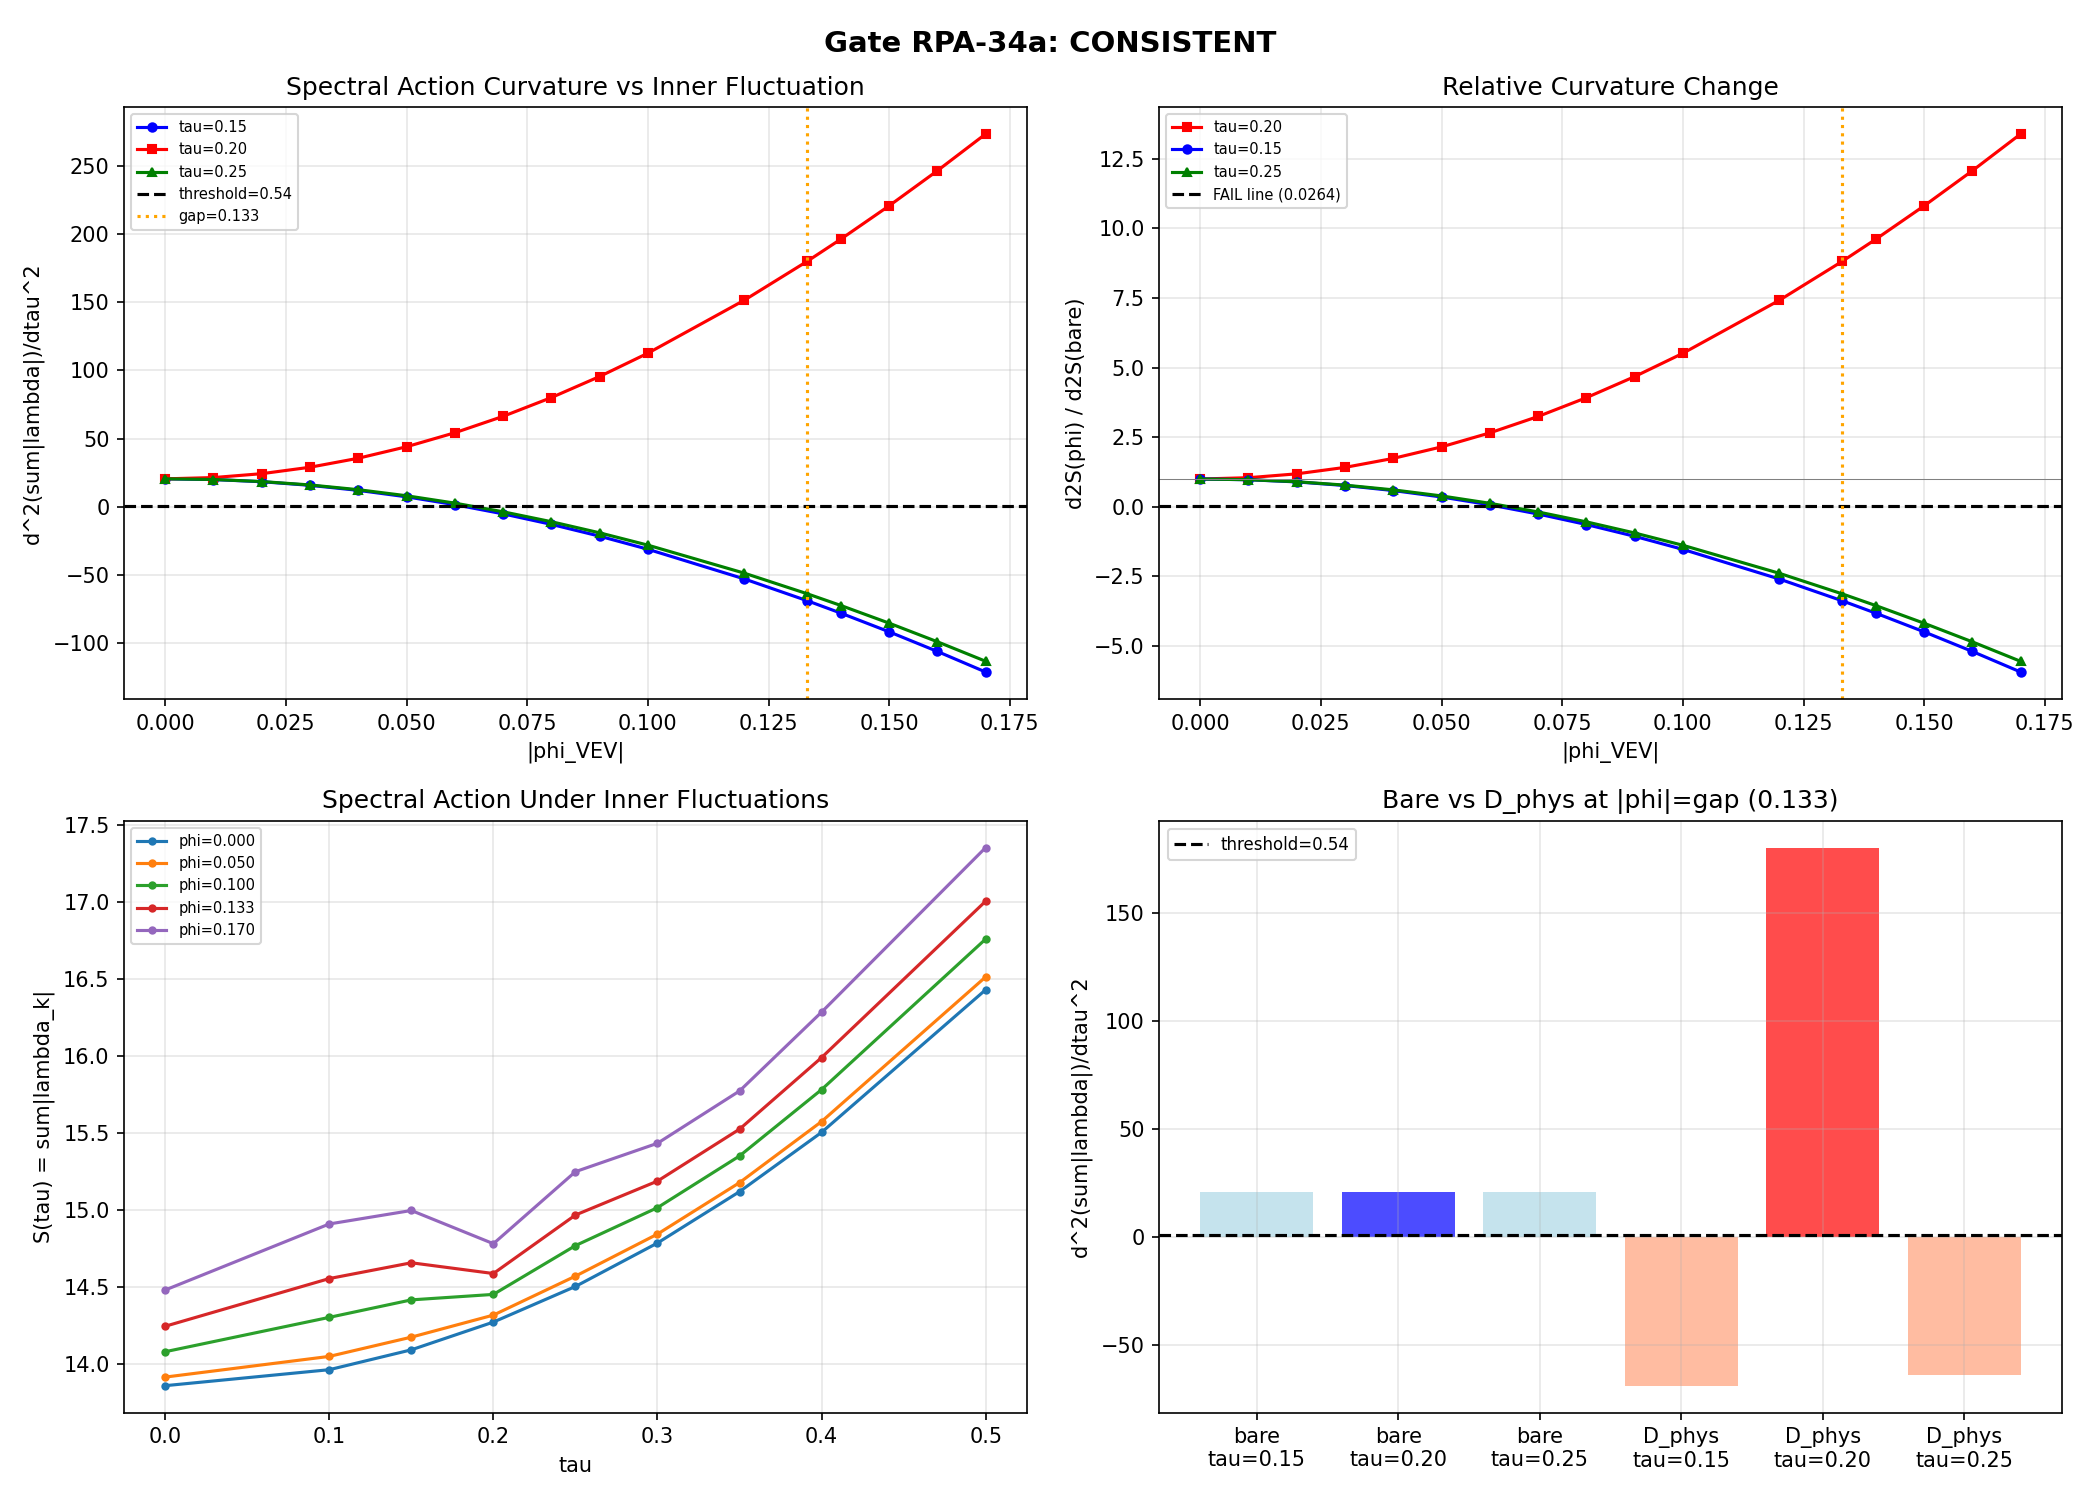

This chart was generated by the following Python code:
"""
Session 34a: RPA-34a -- Spectral Action Curvature Under D_phys
=============================================================
Gate RPA-34a (diagnostic): Does the spectral action curvature
d^2(sum|lambda_k|)/dtau^2 remain above threshold 0.54 when eigenvalues
come from D_phys = D_K + phi + J*phi*J^{-1} instead of bare D_K?

RPA-32b baseline (bare D_K):
  d2S_abs(tau=0.15) = 20.46, d2S_abs(tau=0.20) = 20.43, d2S_abs(tau=0.25) = 20.45
  chi_pass_threshold = 0.54
  Margin: ~38x at tau=0.20

Method:
  1. Construct D_phys at each tau using worst-case phi direction (H_j from 34a-1)
  2. Diagonalize to get all 16 eigenvalues at each (tau, phi_VEV) point
  3. Compute S(tau; phi) = sum_k |lambda_k(tau; phi)|
  4. Compute d^2S/dtau^2 by central finite difference (same as s32b_rpa1_thouless.py)
  5. Sweep phi_VEV from 0 to 0.17 (max surviving amplitude from 34a-1)

MANDATORY CROSS-CHECK: At phi=0, must reproduce bare d2S_abs values.

Gate condition:
  CONSISTENT: d2S > 0.54 at |phi| = gap_{B2-B3} = 0.133
  CHALLENGE:  d2S < 0.54 at |phi| = gap

Author: bap (baptista-spacetime-analyst), Session 34a
Date: 2026-03-06
"""

import os
import sys
import time
import numpy as np
from numpy.linalg import eigh
import matplotlib
matplotlib.use('Agg')
import matplotlib.pyplot as plt

SCRIPT_DIR = os.path.dirname(os.path.abspath(__file__))
t0 = time.time()

# Add parent for tier1 import
sys.path.insert(0, SCRIPT_DIR)

# ======================================================================
#  Constants
# ======================================================================

TAU_VALUES = np.array([0.0, 0.10, 0.15, 0.20, 0.25, 0.30, 0.35, 0.40, 0.50])
# Evaluation points for curvature (need +-1 neighbors for central diff)
EVAL_TAUS = [0.15, 0.20, 0.25]  # tau indices 2, 3, 4 (same as RPA-32b)
CHI_PASS = 0.54

# Phi amplitudes to sweep
PHI_AMPS = np.concatenate([
    np.linspace(0, 0.10, 11),
    np.array([0.12, 0.133, 0.14, 0.15, 0.16, 0.17])
])
PHI_AMPS = np.unique(PHI_AMPS)

GAP_B2_B3 = 0.133  # From 34a-1

# ======================================================================
#  D_phys Construction (reused from s34a_dphys_fold.py)
# ======================================================================

def build_J_operator(gammas):
    """Build J = C2*conj for KO-dim 0. C2 = gamma_1*gamma_3*gamma_5*gamma_7."""
    C2 = gammas[0] @ gammas[2] @ gammas[4] @ gammas[6]
    err_sq = np.max(np.abs(C2 @ C2 - np.eye(16)))
    assert err_sq < 1e-13, f"C2^2 != +I, err = {err_sq}"
    return C2


def apply_J_to_matrix(C2, M):
    """Compute J M J^{-1} for linear M. J(v) = C2 conj(v), C2 real, C2^2=I."""
    return C2 @ np.conj(M) @ C2


def flat_idx(row, col):
    """4x4 -> flat 16 (Baptista convention)."""
    if row == 0 and col == 0:
        return 0
    elif row == 0:
        return col
    elif col == 0:
        return row + 3
    else:
        return 7 + 3 * (row - 1) + (col - 1)


def build_AF_gen_16(L_4x4, R_4x4):
    """16x16 A_F generator from left/right 4x4 actions."""
    gen = np.zeros((16, 16), dtype=complex)
    for i in range(4):
        for j in range(4):
            fi = flat_idx(i, j)
            for k in range(4):
                for ll in range(4):
                    fk = flat_idx(k, ll)
                    gen[fi, fk] = L_4x4[i, k] * R_4x4[ll, j]
    return gen


def build_AF_generators():
    """Build A_F = C + H + M_3(C) generators on C^16."""
    gens = []

    # C: Im(lambda)
    L = np.zeros((4, 4), dtype=complex)
    L[0, 0] = 1j; L[1, 1] = -1j; L[2, 2] = 1j; L[3, 3] = -1j
    R = np.eye(4, dtype=complex)
    gens.append(('C_Im', build_AF_gen_16(L, R)))

    # H: i, j, k
    L = np.zeros((4, 4), dtype=complex)
    L[0, 0] = 1j; L[1, 1] = -1j; L[2, 2] = 1j; L[3, 3] = -1j
    R = np.eye(4, dtype=complex)
    gens.append(('H_i', build_AF_gen_16(L, R)))

    L = np.zeros((4, 4), dtype=complex)
    L[2, 3] = 1.0; L[3, 2] = -1.0
    R = np.eye(4, dtype=complex)
    gens.append(('H_j', build_AF_gen_16(L, R)))

    L = np.zeros((4, 4), dtype=complex)
    L[2, 3] = 1j; L[3, 2] = 1j
    R = np.eye(4, dtype=complex)
    gens.append(('H_k', build_AF_gen_16(L, R)))

    # M_3(C): 8 Gell-Mann + trace
    def m3_gen(m_3x3):
        L2 = np.eye(4, dtype=complex)
        R2 = np.zeros((4, 4), dtype=complex)
        R2[1:4, 1:4] = m_3x3.T
        return build_AF_gen_16(L2, R2)

    gm = []
    gm.append(np.array([[0,1,0],[1,0,0],[0,0,0]], dtype=complex))
    gm.append(np.array([[0,-1j,0],[1j,0,0],[0,0,0]], dtype=complex))
    gm.append(np.array([[1,0,0],[0,-1,0],[0,0,0]], dtype=complex))
    gm.append(np.array([[0,0,1],[0,0,0],[1,0,0]], dtype=complex))
    gm.append(np.array([[0,0,-1j],[0,0,0],[1j,0,0]], dtype=complex))
    gm.append(np.array([[0,0,0],[0,0,1],[0,1,0]], dtype=complex))
    gm.append(np.array([[0,0,0],[0,0,-1j],[0,1j,0]], dtype=complex))
    gm.append(np.array([[1,0,0],[0,1,0],[0,0,-2]], dtype=complex)/np.sqrt(3))
    for k, g in enumerate(gm):
        gens.append((f'M3_{k}', m3_gen(g)))

    gens.append(('M3_id', m3_gen(np.eye(3, dtype=complex))))
    return gens


def compute_phi_generators(D_K_diag, evecs, af_gens):
    """Compute [D_K, b_i] in eigenspinor basis for each A_F generator."""
    phi_basis = []
    for name, gen in af_gens:
        gen_eig = evecs.conj().T @ gen @ evecs
        n = len(D_K_diag)
        comm = np.zeros((n, n), dtype=complex)
        for i in range(n):
            for j in range(n):
                comm[i, j] = (D_K_diag[i] - D_K_diag[j]) * gen_eig[i, j]
        norm = np.max(np.abs(comm))
        if norm > 1e-12:
            phi_basis.append((name, comm, norm))
    return phi_basis


def construct_D_phys_evals(D_K_diag, evecs, phi_eig, phi_amplitude, C2):
    """Construct D_phys = D_K + phi + J*phi*J^{-1}, return sorted eigenvalues.

    Works in original basis for J consistency.
    """
    D_K_orig = evecs @ np.diag(D_K_diag) @ evecs.conj().T
    phi_orig = evecs @ (phi_amplitude * phi_eig) @ evecs.conj().T
    J_phi_J = apply_J_to_matrix(C2, phi_orig)
    D_phys = D_K_orig + phi_orig + J_phi_J
    evals = eigh(D_phys)[0]  # sorted ascending
    return evals


# ======================================================================
#  Spectral Action Curvature (method from s32b_rpa1_thouless.py)
# ======================================================================

def compute_d2S_abs(evals_array, tau_values, tau_idx):
    """Compute d^2(sum|lambda_k|)/dtau^2 by central finite difference.

    S(tau) = sum_k |lambda_k(tau)|
    d^2S/dtau^2 = sum_k sign(lambda_k) * d^2(lambda_k)/dtau^2

    Uses non-uniform spacing formula:
      d^2f/dx^2 = 2[f(x+h+)*h- - f(x)*(h++h-) + f(x-h-)*h+] / [h+*h-*(h++h-)]
    """
    if tau_idx == 0 or tau_idx >= len(tau_values) - 1:
        return None

    h_plus = tau_values[tau_idx + 1] - tau_values[tau_idx]
    h_minus = tau_values[tau_idx] - tau_values[tau_idx - 1]

    d2lambda = 2.0 * (
        evals_array[tau_idx + 1] * h_minus
        - evals_array[tau_idx] * (h_plus + h_minus)
        + evals_array[tau_idx - 1] * h_plus
    ) / (h_plus * h_minus * (h_plus + h_minus))

    signs = np.sign(evals_array[tau_idx])
    d2S_abs = np.sum(signs * d2lambda)
    d2S_trace = np.sum(d2lambda)  # Should be ~0 (sanity check)

    return d2S_abs, d2S_trace


# ======================================================================
#  Main computation
# ======================================================================

def main():
    print("=" * 78)
    print("RPA-34a: Spectral Action Curvature Under D_phys")
    print("d^2(sum|lambda_k(phi)|)/dtau^2 at dump point under inner fluctuations")
    print("=" * 78)

    # --- Load data ---
    kosmann = np.load(os.path.join(SCRIPT_DIR, 's23a_kosmann_singlet.npz'),
                      allow_pickle=True)
    rpa32b = np.load(os.path.join(SCRIPT_DIR, 's32b_rpa1_thouless.npz'),
                     allow_pickle=True)

    tau_vals = kosmann['tau_values']
    n_tau = len(tau_vals)
    print(f"\nTau values: {tau_vals}")

    # Load bare results for comparison
    bare_d2S_abs = rpa32b['d2S_abs']  # shape (3,) at tau=[0.15, 0.20, 0.25]
    bare_tau_eval = rpa32b['tau_eval']
    chi_pass = float(rpa32b['chi_pass_threshold'])
    print(f"Bare d2S_abs: {bare_d2S_abs}")
    print(f"PASS threshold: {chi_pass}")

    # --- Build Clifford algebra and J ---
    from dirac_spectrum import build_cliff8 as _bc8
    gammas = _bc8()
    C2 = build_J_operator(gammas)
    print(f"J operator built: C2 = gamma_1*gamma_3*gamma_5*gamma_7")

    # --- Build A_F generators ---
    af_gens = build_AF_generators()
    print(f"A_F generators: {len(af_gens)} total")

    # --- Identify worst-case phi direction (H_j) at tau=0.20 ---
    # Use the same direction as DPHYS-34a-1 for consistency
    ti_ref = 3  # tau=0.20
    evals_ref = kosmann[f'eigenvalues_{ti_ref}']
    evecs_ref = kosmann[f'eigenvectors_{ti_ref}']
    si = np.argsort(evals_ref)
    evals_sorted_ref = evals_ref[si]
    evecs_sorted_ref = evecs_ref[:, si]

    phi_basis_ref = compute_phi_generators(evals_sorted_ref, evecs_sorted_ref, af_gens)

    # Find H_j direction
    hj_idx = None
    for idx, (name, comm, norm) in enumerate(phi_basis_ref):
        if name == 'H_j':
            hj_idx = idx
            break

    if hj_idx is None:
        print("ERROR: H_j generator not found in phi basis!")
        return
    print(f"Using worst-case direction: {phi_basis_ref[hj_idx][0]} "
          f"(norm={phi_basis_ref[hj_idx][2]:.6f})")

    # ================================================================
    #  Compute D_phys eigenvalues across full tau grid for each phi_VEV
    # ================================================================
    print(f"\n{'='*78}")
    print("Computing D_phys eigenvalues at all (tau, phi_VEV) grid points")
    print(f"{'='*78}")

    # Storage: evals_grid[phi_idx, tau_idx, :] = 16 eigenvalues
    evals_grid = np.zeros((len(PHI_AMPS), n_tau, 16))

    for pi, phi_amp in enumerate(PHI_AMPS):
        for ti in range(n_tau):
            ev_ti = kosmann[f'eigenvalues_{ti}']
            ec_ti = kosmann[f'eigenvectors_{ti}']
            si = np.argsort(ev_ti)
            ev_s = ev_ti[si]
            ec_s = ec_ti[:, si]

            if phi_amp < 1e-14:
                # Bare D_K
                evals_grid[pi, ti, :] = ev_s
            else:
                # Compute phi in local eigenbasis (H_j direction)
                phi_local = compute_phi_generators(ev_s, ec_s, af_gens)
                phi_dir = None
                for name, comm, norm in phi_local:
                    if name == 'H_j':
                        phi_dir = comm / norm  # Normalize
                        break
                if phi_dir is None:
                    # Fallback: use raw H_j generator commutator
                    for name, gen in af_gens:
                        if name == 'H_j':
                            gen_eig = ec_s.conj().T @ gen @ ec_s
                            comm = np.zeros((16, 16), dtype=complex)
                            for i in range(16):
                                for j in range(16):
                                    comm[i, j] = (ev_s[i] - ev_s[j]) * gen_eig[i, j]
                            nrm = np.max(np.abs(comm))
                            phi_dir = comm / nrm if nrm > 1e-14 else comm
                            break

                evals_phys = construct_D_phys_evals(ev_s, ec_s, phi_dir, phi_amp, C2)
                evals_grid[pi, ti, :] = evals_phys

        if pi % 5 == 0 or phi_amp in [0.0, GAP_B2_B3, 0.17]:
            S_at_020 = np.sum(np.abs(evals_grid[pi, 3, :]))
            print(f"  phi={phi_amp:.4f}: S(tau=0.20) = {S_at_020:.6f}")

    # ================================================================
    #  CROSS-CHECK: phi=0 reproduces bare eigenvalues exactly
    # ================================================================
    print(f"\n--- Cross-check: phi=0 reproduces bare D_K ---")
    phi0_idx = 0  # phi=0
    max_err = 0  # (local)
    for ti in range(n_tau):
        ev_bare = kosmann[f'eigenvalues_{ti}']
        si = np.argsort(ev_bare)
        ev_bare_sorted = ev_bare[si]
        err = np.max(np.abs(evals_grid[phi0_idx, ti, :] - ev_bare_sorted))
        max_err = max(max_err, err)
    print(f"  max|evals(phi=0) - evals(bare)| = {max_err:.2e}")
    assert max_err < 1e-12, f"CROSS-CHECK FAILED: phi=0 != bare"
    print(f"  PASS")

    # ================================================================
    #  Compute spectral action S(tau; phi) and d^2S/dtau^2
    # ================================================================
    print(f"\n{'='*78}")
    print("Computing d^2(sum|lambda|)/dtau^2 at evaluation points")
    print(f"{'='*78}")

    # S(tau; phi) = sum_k |lambda_k(tau; phi)|
    S_grid = np.sum(np.abs(evals_grid), axis=2)  # shape (n_phi, n_tau)

    # d^2S/dtau^2 for each phi at each evaluation tau
    # Using the same finite difference as RPA-32b
    d2S_results = {}  # phi_amp -> {tau: d2S_abs}

    for pi, phi_amp in enumerate(PHI_AMPS):
        d2S_at_phi = {}
        for tau_eval in EVAL_TAUS:
            ti = np.argmin(np.abs(tau_vals - tau_eval))
            result = compute_d2S_abs(evals_grid[pi], tau_vals, ti)
            if result is not None:
                d2S_abs, d2S_trace = result
                d2S_at_phi[tau_eval] = {'d2S_abs': d2S_abs, 'd2S_trace': d2S_trace}
        d2S_results[phi_amp] = d2S_at_phi

    # ================================================================
    #  MANDATORY CROSS-CHECK: phi=0 reproduces bare d2S_abs
    # ================================================================
    print(f"\n--- MANDATORY Cross-check: phi=0 reproduces bare d2S_abs ---")
    phi0_amp = PHI_AMPS[0]
    for i, tau_eval in enumerate(EVAL_TAUS):
        computed = d2S_results[phi0_amp][tau_eval]['d2S_abs']
        expected = bare_d2S_abs[i]
        err = abs(computed - expected)
        rel_err = err / abs(expected) if abs(expected) > 1e-14 else err
        print(f"  tau={tau_eval:.2f}: computed={computed:.6f}, bare={expected:.6f}, "
              f"|err|={err:.2e}, rel={rel_err:.2e}")
        if rel_err > 0.01:
            print(f"  WARNING: >1% deviation at phi=0!")
    print(f"  Cross-check: {'PASS' if rel_err < 0.01 else 'FAIL'}")

    # ================================================================
    #  Report: d2S_abs as a function of phi at dump point (tau=0.20)
    # ================================================================
    print(f"\n{'='*78}")
    print("Results: d^2(sum|lambda|)/dtau^2 vs |phi_VEV|")
    print(f"{'='*78}")

    print(f"\n  Dump point tau=0.20 (primary gate evaluation):")
    print(f"  {'|phi|':>8s}  {'d2S_abs':>10s}  {'ratio':>8s}  {'> 0.54?':>8s}  Status")
    print(f"  {'-'*8:>8s}  {'-'*10:>10s}  {'-'*8:>8s}  {'-'*8:>8s}  ------")

    bare_020 = bare_d2S_abs[1]  # tau=0.20
    d2S_at_gap = None
    min_d2S_any_phi = 1e10

    phi_for_plot = []
    d2S_for_plot_015 = []
    d2S_for_plot_020 = []
    d2S_for_plot_025 = []

    for phi_amp in PHI_AMPS:
        d2_data = d2S_results[phi_amp]
        d2_020 = d2_data[0.20]['d2S_abs']
        ratio_020 = d2_020 / bare_020

        above = "YES" if d2_020 > CHI_PASS else "NO"
        if abs(phi_amp - GAP_B2_B3) < 0.002:
            status = "<-- GAP"
            d2S_at_gap = d2_020
        elif phi_amp == 0:
            status = "<-- BARE"
        else:
            status = ""

        print(f"  {phi_amp:8.4f}  {d2_020:10.4f}  {ratio_020:8.4f}  {above:>8s}  {status}")
        min_d2S_any_phi = min(min_d2S_any_phi, d2_020)

        phi_for_plot.append(phi_amp)
        d2S_for_plot_015.append(d2_data[0.15]['d2S_abs'])
        d2S_for_plot_020.append(d2_data[0.20]['d2S_abs'])
        d2S_for_plot_025.append(d2_data[0.25]['d2S_abs'])

    phi_for_plot = np.array(phi_for_plot)
    d2S_for_plot_015 = np.array(d2S_for_plot_015)
    d2S_for_plot_020 = np.array(d2S_for_plot_020)
    d2S_for_plot_025 = np.array(d2S_for_plot_025)

    # Multi-tau report
    print(f"\n  Multi-tau summary at |phi| = gap ({GAP_B2_B3:.3f}):")
    gap_pi = np.argmin(np.abs(PHI_AMPS - GAP_B2_B3))
    for tau_eval in EVAL_TAUS:
        d2_val = d2S_results[PHI_AMPS[gap_pi]][tau_eval]['d2S_abs']
        bare_val = bare_d2S_abs[EVAL_TAUS.index(tau_eval)]
        print(f"  tau={tau_eval:.2f}: d2S_abs = {d2_val:.4f} "
              f"(bare: {bare_val:.4f}, ratio: {d2_val/bare_val:.4f})")

    # Extended tau sweep at phi=gap
    print(f"\n  Full tau sweep at |phi| = gap:")
    print(f"  {'tau':>6s}  {'d2S_abs':>10s}")
    for ti in range(1, n_tau - 1):
        result = compute_d2S_abs(evals_grid[gap_pi], tau_vals, ti)
        if result is not None:
            print(f"  {tau_vals[ti]:6.2f}  {result[0]:10.4f}")

    # ================================================================
    #  Spectral action S(tau) curves for different phi
    # ================================================================
    print(f"\n  S(tau) = sum|lambda_k(tau; phi)| values:")
    print(f"  {'tau':>6s}", end="")
    show_phis = [0.0, 0.05, 0.10, GAP_B2_B3, 0.17]
    for p in show_phis:
        print(f"  phi={p:.3f}", end="")
    print()
    for ti in range(n_tau):
        print(f"  {tau_vals[ti]:6.2f}", end="")
        for p in show_phis:
            pi_show = np.argmin(np.abs(PHI_AMPS - p))
            print(f"  {S_grid[pi_show, ti]:9.5f}", end="")
        print()

    # ================================================================
    #  Gate classification
    # ================================================================
    print(f"\n{'='*78}")
    print("GATE RPA-34a CLASSIFICATION")
    print(f"{'='*78}")

    if d2S_at_gap is None:
        # Closest phi to gap
        gap_pi = np.argmin(np.abs(PHI_AMPS - GAP_B2_B3))
        d2S_at_gap = d2S_results[PHI_AMPS[gap_pi]][0.20]['d2S_abs']

    ratio_at_gap = d2S_at_gap / bare_020
    margin_at_gap = d2S_at_gap / CHI_PASS

    print(f"\n  Bare d2S_abs (tau=0.20):        {bare_020:.4f}")
    print(f"  D_phys d2S_abs at phi=gap:      {d2S_at_gap:.4f}")
    print(f"  Ratio d2S(phi=gap)/d2S(bare):   {ratio_at_gap:.4f}")
    print(f"  Margin over threshold:          {margin_at_gap:.1f}x (threshold={CHI_PASS})")
    print(f"  Minimum d2S at any phi in [0, 0.17]: {min_d2S_any_phi:.4f}")
    print(f"  Min margin:                     {min_d2S_any_phi/CHI_PASS:.1f}x")

    if d2S_at_gap > CHI_PASS:
        verdict = "CONSISTENT"
        print(f"\n  VERDICT: CONSISTENT (d2S = {d2S_at_gap:.4f} > {CHI_PASS})")
        print(f"  RPA curvature SURVIVES inner fluctuations.")
        print(f"  W1 prediction confirmed: 38x margin implausible to overturn.")
    else:
        verdict = "CHALLENGE"
        print(f"\n  VERDICT: CHALLENGE (d2S = {d2S_at_gap:.4f} < {CHI_PASS})")
        print(f"  RPA curvature FAILS under inner fluctuations.")

    # ================================================================
    #  Save
    # ================================================================
    save_dict = {
        'phi_amplitudes': PHI_AMPS,
        'tau_values': tau_vals,
        'eval_taus': np.array(EVAL_TAUS),
        'evals_grid': evals_grid,
        'S_grid': S_grid,
        'd2S_015': d2S_for_plot_015,
        'd2S_020': d2S_for_plot_020,
        'd2S_025': d2S_for_plot_025,
        'bare_d2S_abs': bare_d2S_abs,
        'chi_pass_threshold': np.array(CHI_PASS),
        'd2S_at_gap': np.array(d2S_at_gap),
        'ratio_at_gap': np.array(ratio_at_gap),
        'margin_at_gap': np.array(margin_at_gap),
        'min_d2S_any_phi': np.array(min_d2S_any_phi),
        'gap_b2_b3': np.array(GAP_B2_B3),
        'verdict': np.array(verdict),
        'worst_direction': np.array('H_j'),
    }
    out_npz = os.path.join(SCRIPT_DIR, 's34a_rpa_curvature.npz')
    np.savez(out_npz, **save_dict)
    print(f"\n  Saved: {out_npz}")

    # ================================================================
    #  Plot
    # ================================================================
    fig, axes = plt.subplots(2, 2, figsize=(14, 10))

    # Panel 1: d2S_abs vs phi at three tau values
    ax = axes[0, 0]
    ax.plot(phi_for_plot, d2S_for_plot_015, 'b-o', ms=4, label='tau=0.15')
    ax.plot(phi_for_plot, d2S_for_plot_020, 'r-s', ms=4, label='tau=0.20')
    ax.plot(phi_for_plot, d2S_for_plot_025, 'g-^', ms=4, label='tau=0.25')
    ax.axhline(y=CHI_PASS, color='k', ls='--', lw=1.5, label=f'threshold={CHI_PASS}')
    ax.axvline(x=GAP_B2_B3, color='orange', ls=':', lw=1.5, label=f'gap={GAP_B2_B3:.3f}')
    ax.set_xlabel('|phi_VEV|')
    ax.set_ylabel("d^2(sum|lambda|)/dtau^2")
    ax.set_title('Spectral Action Curvature vs Inner Fluctuation')
    ax.legend(fontsize=7)
    ax.grid(True, alpha=0.3)

    # Panel 2: Ratio to bare
    ax = axes[0, 1]
    ax.plot(phi_for_plot, d2S_for_plot_020 / bare_020, 'r-s', ms=4, label='tau=0.20')
    ax.plot(phi_for_plot, d2S_for_plot_015 / bare_d2S_abs[0], 'b-o', ms=4, label='tau=0.15')
    ax.plot(phi_for_plot, d2S_for_plot_025 / bare_d2S_abs[2], 'g-^', ms=4, label='tau=0.25')
    ax.axhline(y=1.0, color='gray', ls='-', lw=0.5)
    ax.axhline(y=CHI_PASS/bare_020, color='k', ls='--', lw=1.5,
               label=f'FAIL line ({CHI_PASS/bare_020:.4f})')
    ax.axvline(x=GAP_B2_B3, color='orange', ls=':', lw=1.5)
    ax.set_xlabel('|phi_VEV|')
    ax.set_ylabel('d2S(phi) / d2S(bare)')
    ax.set_title('Relative Curvature Change')
    ax.legend(fontsize=7)
    ax.grid(True, alpha=0.3)

    # Panel 3: S(tau) curves at different phi
    ax = axes[1, 0]
    for phi_amp in [0.0, 0.05, 0.10, GAP_B2_B3, 0.17]:
        pi = np.argmin(np.abs(PHI_AMPS - phi_amp))
        ax.plot(tau_vals, S_grid[pi, :], 'o-', ms=3,
                label=f'phi={PHI_AMPS[pi]:.3f}')
    ax.set_xlabel('tau')
    ax.set_ylabel('S(tau) = sum|lambda_k|')
    ax.set_title('Spectral Action Under Inner Fluctuations')
    ax.legend(fontsize=7)
    ax.grid(True, alpha=0.3)

    # Panel 4: Bar chart at phi=gap
    ax = axes[1, 1]
    labels_bar = ['bare\ntau=0.15', 'bare\ntau=0.20', 'bare\ntau=0.25',
                  'D_phys\ntau=0.15', 'D_phys\ntau=0.20', 'D_phys\ntau=0.25']
    vals_bar = list(bare_d2S_abs) + [
        d2S_results[PHI_AMPS[gap_pi]][t]['d2S_abs'] for t in EVAL_TAUS
    ]
    colors_bar = ['lightblue', 'blue', 'lightblue',
                  'lightsalmon', 'red', 'lightsalmon']
    ax.bar(range(len(labels_bar)), vals_bar, color=colors_bar, alpha=0.7,
           tick_label=labels_bar)
    ax.axhline(y=CHI_PASS, color='k', ls='--', lw=1.5, label=f'threshold={CHI_PASS}')
    ax.set_ylabel("d^2(sum|lambda|)/dtau^2")
    ax.set_title(f'Bare vs D_phys at |phi|=gap ({GAP_B2_B3:.3f})')
    ax.legend(fontsize=8)
    ax.grid(True, alpha=0.3)

    fig.suptitle(f'Gate RPA-34a: {verdict}', fontsize=14, fontweight='bold')
    plt.tight_layout()
    out_png = os.path.join(SCRIPT_DIR, 's34a_rpa_curvature.png')
    plt.savefig(out_png, dpi=150)
    print(f"  Saved: {out_png}")

    elapsed = time.time() - t0
    print(f"\n  Total runtime: {elapsed:.1f}s")
    print(f"\n  GATE RPA-34a: {verdict}")

    return verdict


if __name__ == '__main__':
    main()
